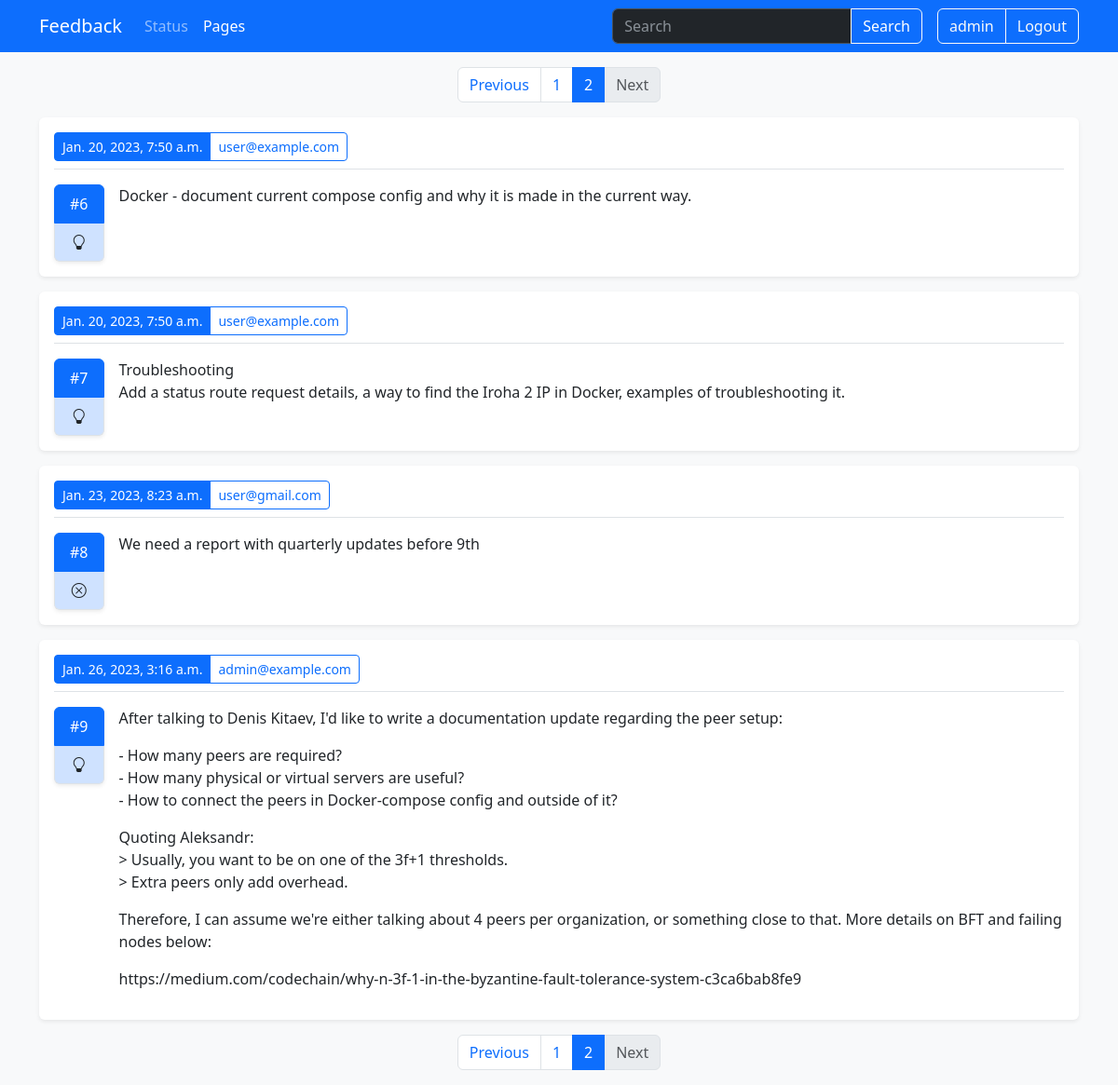
Screenshot of /feedback/list/2 (signed in) with the database file from the repository.
### feedback/models.py (models this page shows, shortened)
class Feedback(models.Model):
    message = models.TextField()
    email = models.CharField(max_length=400)
    url = models.CharField(max_length=600, default='', blank=True)
    feedback_type = models.CharField(max_length=400)
    created_at = models.DateTimeField(auto_now_add=True)
    updated_at = models.DateTimeField(auto_now=True)
    class Meta:
        verbose_name_plural = 'Feedback'
        ordering = ['id']

### feedback/views.py (the view)
# urls.py: path('', index_view, name="feedback_default"),
def index_view(request, current_page=1, search_term='*', ftype='*'):
    if search_term != '*':
        feedback_items = Feedback.objects.filter(message__contains=search_term).order_by('id')
    elif ftype != '*':
        feedback_items = Feedback.objects.filter(feedback_type=ftype).order_by('id')
    else:
        feedback_items = Feedback.objects.get_queryset().order_by('id')
    feedback_paginator = Paginator(feedback_items, 5)
    page = feedback_paginator.page(current_page)
    return render(
        request,
        'feedback_idx.html',
        {
            'search_term': search_term,
            'feedbacks': page.object_list,
            'current_page': current_page,
            'paginator_obj': feedback_paginator,
            'page_obj': page
        }
    )

### feedback/context_processors.py (called while the page is built)
def app_title(request):
    return {'APP_TITLE': settings.APP_TITLE}

def url_name(request):
    return {'URL_NAME': resolve(request.path_info).url_name}

### feedback/templates/feedback_idx.html (shortened to what this page needs)
{% extends "base.html" %}
{% block nav_links %}{% include "nav_links.html" %}{% endblock nav_links %}
{% block content %}
{% if user.is_authenticated %}
{% include "pagination.html" %}
{% for feedback in feedbacks %}
<div class="my-3 p-3 bg-body rounded shadow-sm">
    <h6 class="border-bottom pb-2 mb-2">
        <div class="btn-group btn-group-sm">
            <a class="btn btn-primary" href="{% url 'admin:feedback_feedback_change' feedback.pk %}" title="Edit">{{ feedback.created_at }}</a>
            {% if '@' in feedback.email %}
            <a class="btn btn-outline-primary" href="mailto:{{ feedback.email }}" title="Send an email">{{ feedback.email }}</a>
            {% else %}
            <a class="btn btn-outline-primary disabled" href="#">{{ feedback.email }}</a>
            {% endif %}
          </div>
    </h6>
    <div class="d-flex">
        <div class="pe-3 pt-2 text-center">
            <div class="list-group shadow-sm" role="group">
                <li class="list-group-item active">#{{ feedback.pk }}</li>
                <li class="list-group-item btn-outline-primary bg-primary-subtle text-dark">
                    {% if feedback.feedback_type == 'suggestion' %}
                    <i class="bi bi-lightbulb" title="Suggestion"></i>
                    {% elif feedback.feedback_type == 'error' %}
                    <i class="bi bi-x-circle" title="Error"></i>
                    {% else %}
                    <i class="bi bi-question-circle" title="Not available"></i>
                    {% endif %}
                </li>
            </div>
        </div>
        <div class="pt-2">
            {{ feedback.message | linebreaks }}
        </div>
    </div>
</div>
{% endfor %}
{% include "pagination.html" %}
{% else %}
<div class="my-3 p-3 bg-body rounded shadow-sm">
Please log in to access the catalog
</div>
{% endif %}
{% endblock content %}

### doc_feedback/templates/nav_b.html
                <form class="d-flex mb-3 mb-lg-0 me-lg-3" role="search" id="search-form">
                    <div class="input-group">
                        {% if search_term == '*' %}
                        <input class="form-control outline-light search-field" type="search" placeholder="Search"
                            aria-label="Search">
                        {% else %}
                        <input class="form-control outline-light search-field" type="search" placeholder="Search"
                            aria-label="Search" value="{{ search_term }}">
                        {% endif %}
                        <button class="btn btn-primary btn-outline-light text-white" type="submit">Search</button>
                    </div>
                </form>
                <div class="text-end">
                    <div class="btn-group">
                        {% if user.is_authenticated %}
                        <a href="#" type="button disabled" class="btn btn-outline-light">{{ user }}</a>
                        <a href="{% url 'logout' %}" type="button" class="btn btn-outline-light">Logout</a>
                        {% else %}
                        {% if URL_NAME == "login" %}
                        <a href="{% url 'login' %}" type="button" class="btn btn-outline-light active">Login</a>
                        {% else%}
                        <a href="{% url 'login' %}" type="button" class="btn btn-outline-light">Login</a>
                        {% endif %}
                        {% endif %}
                    </div>
                </div>
            </div>
        </div>
    </nav>

### rows the page displays
Feedback: created_at "Jan. 20, 2023, 7:50 a.m.", email "user@example.com", pk "6", feedback_type "suggestion" (drawn), message "Docker - document current compose config and why it is made in the current way."
Feedback: created_at "Jan. 20, 2023, 7:50 a.m.", email "user@example.com", pk "7", feedback_type "suggestion" (drawn), message "Troubleshooting Add a status route request details, a way to find the Iroha 2 IP in Docker, examples of troubleshooting it."
Feedback: created_at "Jan. 23, 2023, 8:23 a.m.", email "user@gmail.com", pk "8", feedback_type "error" (drawn), message "We need a report with quarterly updates before 9th"
Feedback: created_at "Jan. 26, 2023, 3:16 a.m.", email "admin@example.com", pk "9", feedback_type "suggestion" (drawn), message "After talking to Denis Kitaev, I'd like to write a documentation update regarding the peer setup: - How many peers are required? - How many physical or virtual servers are useful? - How to connect the peers in Docker-compose config and outside of it? Quoting Aleksandr: > Usually, you want to be on one of the 3f+1 thresholds. > Extra peers only add overhead. Therefore, I can assume we're either talking about 4 peers per organization, or something close to that. More details on BFT and failing nodes below: https://medium.com/codechain/why-n-3f-1-in-the-byzantine-fault-tolerance-system-c3ca6bab8fe9"

### other values shown
{{ APP_TITLE }} "Feedback"
{{ user }} "admin"
{{ page_id }} "1" "1"
{{ page_id }} "2" "2"
